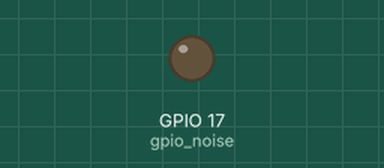
Recording of a program running on a simulated Raspberry Pi (BCM pin numbers). On the bench: output pins drawn as LEDs (lit = HIGH).

Above: at 3.5 s.
Timing chart, 0 to 9.1 s (numbered marks = the images above):
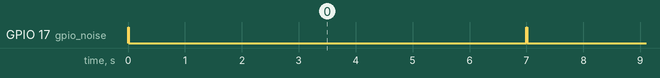

Measured:
- by itself, GPIO 17 (gpio_noise): alternates HIGH for 0.01 s and LOW for 7.0 s
- by itself, everything shown: repeats every 7.0 s, in 36 steps

The program:

noise.py
```python
# 蜂鸣器

# 低电平触发

import RPi.GPIO as GPIO
import time
GPIO.setmode(GPIO.BCM)   #采用BCM编码
GPIO.setwarnings(False)

gpio_noise=17

GPIO.setup(gpio_noise,GPIO.OUT)

gpio_noise_frequency=100
gpio_noise_dc=1


p=GPIO.PWM(gpio_noise,gpio_noise_frequency)
p.start(gpio_noise_dc)

while(True):
    # for i in range(1, 10):     # 播放歌曲1
    #     p.ChangeFrequency(i) # 沿着歌曲的音符改变频率
    #     time.sleep(0.5)     # 一个节拍为0.5s的时长

    for i in range(1, 15):     # 播放歌曲1
        p.ChangeFrequency(i) # 沿着歌曲的音符改变频率
        time.sleep(0.5)     # 一个节拍为0.5s的时长

    # p.ChangeFrequency(1)
    # time.sleep(0.01)
    # p.ChangeFrequency(100)
    # time.sleep(0.01)

    # p.ChangeDutyCycle(100)
    # time.sleep(0.01)
    # p.ChangeDutyCycle(0)
    # time.sleep(0.01)

    # GPIO.output(gpio_noise,0)
    # time.sleep(0.01)
    # GPIO.output(gpio_noise,0)
    # time.sleep(0.01)


p.stop()
GPIO.cleanup()
```
